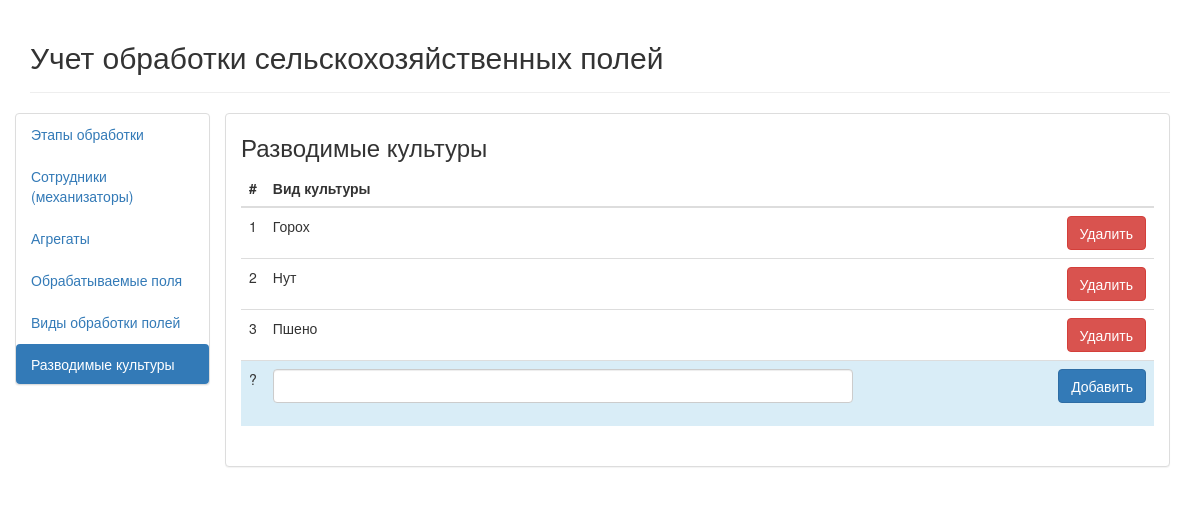
Screenshot of /index.php?route=crops with the database file from the repository.
### tables this page shows
CREATE TABLE `crops` (
  `id` int(10) NOT NULL AUTO_INCREMENT,
  `name` varchar(255) NOT NULL DEFAULT '',
  PRIMARY KEY (`id`)
);

### config/routes.php (called while the page is built)
<?php
return array(
  'crops/add' => 'crops/addRow',
  'crops/delete/([0-9]+)' => 'crops/deleteRow/$1',
  'crops'     => 'crops/view',
  'types/add' => 'types/addRow',
  'types/delete/([0-9]+)' => 'types/deleteRow/$1',
  'types'     => 'types/view',
  'fields/add' => 'fields/addRow',
  'fields/delete/([0-9]+)' => 'fields/deleteRow/$1',
  'fields'     => 'fields/view',
  'stages/add' => 'stages/addRow',
  'stages/delete/([0-9]+)' => 'stages/deleteRow/$1',
  'stages'     => 'stages/view',
  'employees/add' => 'employees/addRow',
  'employees/delete/([0-9]+)' => 'employees/deleteRow/$1',
  'employees'     => 'employees/view',
  'machines/add' => 'machines/addRow',
  'machines/delete/([0-9]+)' => 'machines/deleteRow/$1',
  'machines'     => 'machines/view',
  'index'     => 'site/index',
);

### controllers/CropsController.php (called while the page is built, shortened)
<?php
require_once ROOT. '/modules/Crops.php';
class CropsController
{
    function actionView()
    {
        $cropsList = Crops::getList();
        $status = (isset($GLOBALS['status'])) ? $GLOBALS['status'] : false ;
        require_once ROOT.'/views/accounting/crops.php';
        return true;
    }
}

### index.php (called while the page is built, shortened)
<?php
  require_once(__DIR__.'/components/Router.php');
  $router = new Router();
  $router->run();

### modules/Crops.php (called while the page is built, shortened)
<?php
class Crops
{
    public static function getList()
    {
        $db = Db::getConnection();
        $sql = 'SELECT * FROM ' . self::TABLE_NAME . ' ORDER BY id ASC';
        $result = $db->prepare($sql);
        $result->setFetchMode(PDO::FETCH_ASSOC);
        $result->execute();
        $i = 0;
        $list = array();
        while ($row = $result->fetch()) {
            $list[$i] = [
                'id'   => $row['id'],
                'name' => htmlspecialchars($row['name']),
            ];
            $i++;
        }
        return $list;
    }
}

### views/accounting/crops.php (the view, shortened to what this page needs)
<?php include ROOT."/views/layouts/header.php" ?>
<h3>Разводимые культуры</h3>
  <div>
    <table class="table table-hover">
      <thead>
        <tr>
          <th width="20">#</th>
          <th>Вид культуры</th>
          <th></th>
        </tr>
      </thead>
      <tbody>
        <?php $i=1; foreach ($cropsList as $cropsRow): ?>
          <tr>
              <td><?= $i++ ?></td>
              <td><?= $cropsRow['name'] ?></td>
              <td class="text-right">
                <a href="<?= ROUTE_METHOD ?>crops/delete/<?= $cropsRow['id'] ?>" class="btn btn-danger">Удалить</a>
              </td>
          </tr>
        <?php endforeach ?>
        <tr class="info">
            <form action="<?= ROUTE_METHOD ?>crops/add" method="POST">
                <td>?</td>
                <td>
                  <div class="form-group <?= isset($status['error']['name']) ? 'has-error has-feedback' : ''?>">
                    <input type="text" class="form-control" name="name">
                  </div>
                  </td>
                <td class="text-right"><button type="submit" class="btn btn-primary">Добавить</button></td>
            </form>
        </tr>
      </tbody>
    </table>
  </div>
<?php include ROOT."/views/layouts/footer.php" ?>

### components/Router.php (shortened to what this page needs)
<?php
class Router
{
  private $routes;
  public function __construct()
  {
    $routesPath = ROOT.'/config/routes.php';
    $this->routes = include($routesPath);
  }
  private function getURL()
  {
    if (!empty($_GET['route'])) {
      $urlData = explode('?', $_GET['route']);
      if (!empty($urlData[0])) {
        $route = $urlData[0];
      }else{
        $route = HOME_PAGE;
      }
      return trim($_GET['route'], '/');
    }else{
      return $_GET['route'] = HOME_PAGE;
    }
  }
  public function run()
  {
      $url = $this->getURL();
      foreach ($this->routes as $urlPattern => $path) {
          if (preg_match("~$urlPattern~", $url)) {
              $internalRoute = preg_replace("~$urlPattern~", $path, $url);
              $segments = explode('/', $internalRoute);
              $controllerName = array_shift($segments) . 'Controller';
              $actionName = 'action' . ucfirst(array_shift($segments));
              $parameters = $segments;
              $controllerObject = new $controllerName;
              $result = call_user_func_array(array($controllerObject, $actionName), $parameters);
              if ($result != null) {
                  break;
              }
          }
      }
  }
}

### rows the page displays
crops: name "Горох"
crops: name "Нут"
crops: name "Пшено"

### other values shown
$linkName "Этапы обработки"
$linkName "Сотрудники (механизаторы)"
$linkName "Агрегаты"
$linkName "Обрабатываемые поля"
$linkName "Виды обработки полей"
$linkName "Разводимые культуры"
